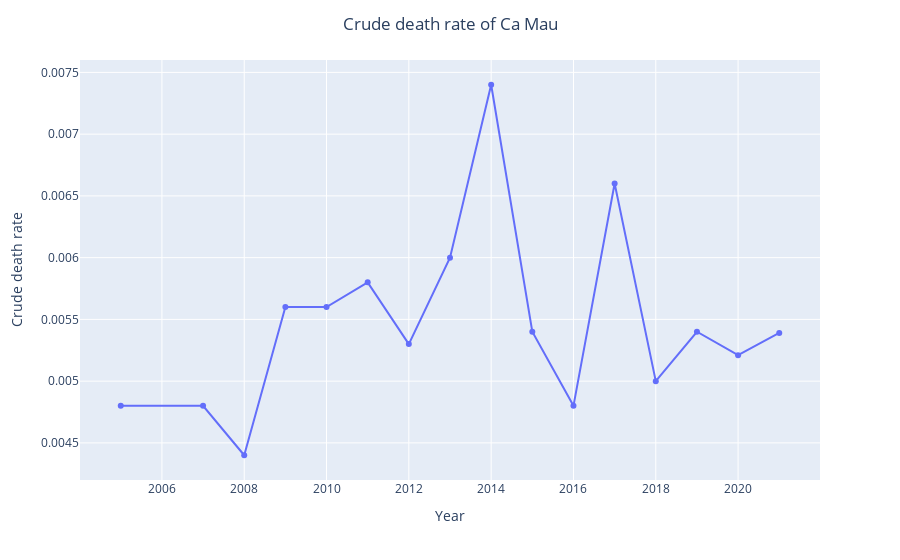

This figure's notebook cell:
### Markdown cell above
### Death rate

### Code cell
#Query and visualize the crude birth rate from database
years, death_rates = queries.get_camau_death_rate()
death_rates = [b / 1000.0 for b in death_rates]  # Birth rates are provided / 1000 population
death_rates_series = pd.Series(death_rates, index=years)
dr_fig= px.line(death_rates_series)
dr_fig.update_traces(mode='markers+lines')
dr_fig.update_layout(
    title="Crude death rate of Ca Mau",
    title_x=0.5,
    xaxis_title="Year",
    yaxis_title="Crude death rate",
    showlegend=False,
)

### Figure 1 — Plotly figure (JSON) as saved in the notebook; plotly's stock layout.template omitted (floating-point values rounded to 4 significant figures)
{"data": [{"hovertemplate": "variable=0<br>index=%{x}<br>value=%{y}<extra></extra>", "legendgroup": "0", "line": {"color": "#636efa", "dash": "solid"}, "marker": {"symbol": "circle"}, "mode": "markers+lines", "name": "0", "orientation": "v", "showlegend": true, "type": "scatter", "x": [2005, 2007, 2008, 2009, 2010, 2011, 2012, 2013, 2014, 2015, 2016, 2017, 2018, 2019, 2020, 2021], "xaxis": "x", "y": [0.0048, 0.0048, 0.0044, 0.0056, 0.0056, 0.0058, 0.0053, 0.006, 0.0074, 0.0054, 0.0048, 0.0066, 0.005, 0.0054, 0.00521, 0.00539], "yaxis": "y"}], "layout": {"legend": {"title": {"text": "variable"}, "tracegroupgap": 0}, "margin": {"t": 60}, "showlegend": false, "title": {"text": "Crude death rate of Ca Mau", "x": 0.5}, "xaxis": {"anchor": "y", "domain": [0, 1], "title": {"text": "Year"}}, "yaxis": {"anchor": "x", "domain": [0, 1], "title": {"text": "Crude death rate"}}}}
